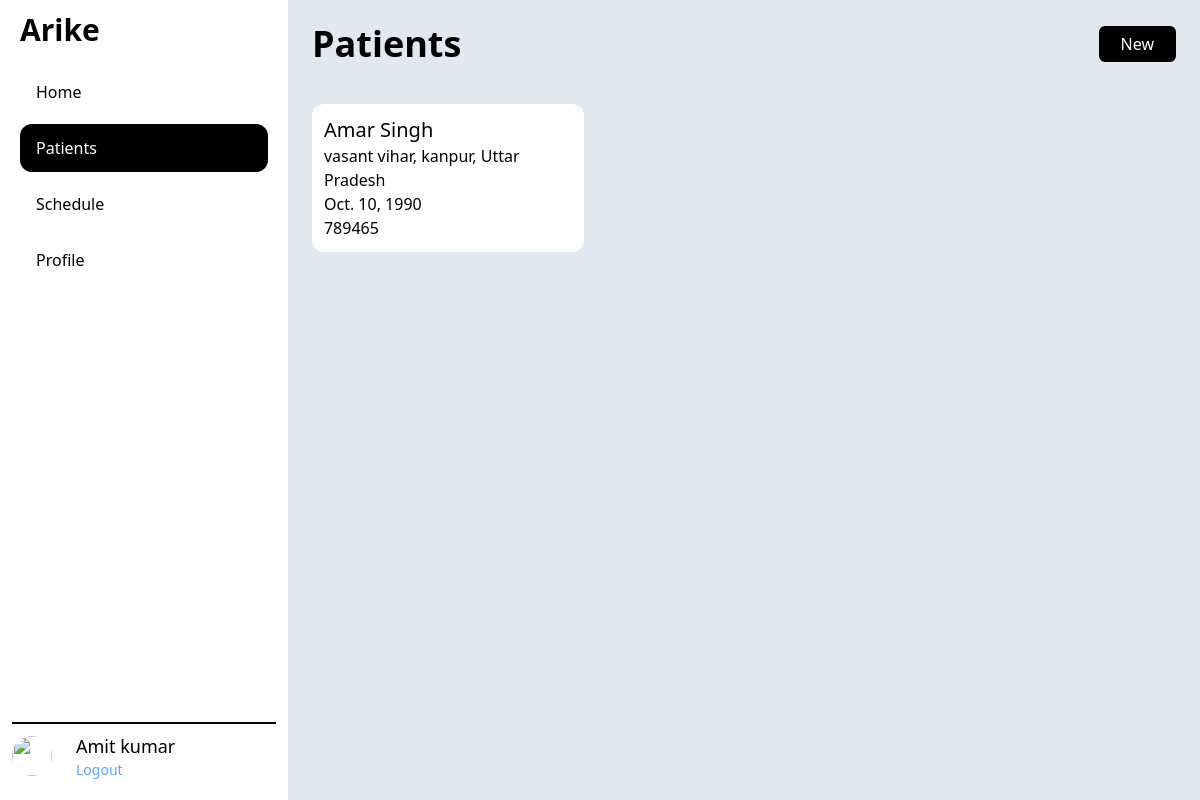
The app's page /patient/ (signed in), older data.
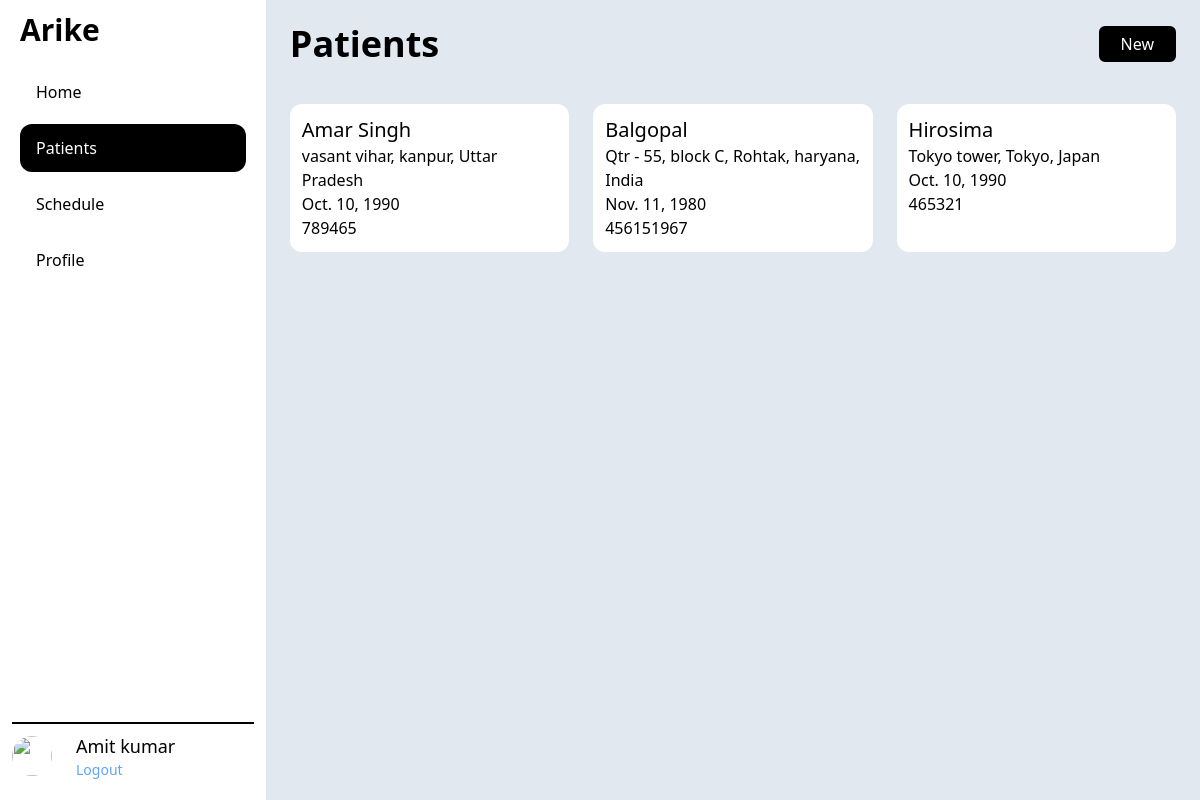
The same page, newer data.
### patient/models.py (models this page shows, shortened)
class Patient(models.Model):
    full_name = models.CharField(max_length=TEXT_LENGTH)
    date_of_birth = models.DateField()
    address = models.TextField()
    landmark = models.CharField(max_length=TEXT_LENGTH, blank=True)
    phone = models.IntegerField()
    gender = models.CharField(choices=GENDER_CHOICES, max_length=TEXT_LENGTH)
    emergency_phone_number = models.IntegerField()
    expired_time = models.DateTimeField(null=True, blank=True)
    ward = models.CharField(max_length=TEXT_LENGTH)
    facility = models.ForeignKey(Facility, on_delete=models.CASCADE)

### patient/views.py (the view)
# urls.py: path('', views.PatientListView.as_view(), name="patient_list"),
class PatientListView(LoginRequiredMixin, generic.ListView):
    model = Patient

### patient/templates/patient/patient_list.html
{% extends "base.html" %}
{% block content %}
    <div class="flex justify-between items-center">
        <h1 class="text-4xl font-bold">Patients</h1>
        <a href="{% url 'patient:patient_form' %}">
            <span class="inline-block rounded-md border-2 border-black cursor-pointer px-5 py-1 bg-black text-white">New</span>
        </a>
    </div>
    <section class="mt-10">
        <ul class="grid grid-cols-2 md:grid-cols-3 gap-6">
            {% for patient in patient_list %}
                <li>
                    <a href="{% url 'patient:patient_detail' patient.id %}">
                        <div class="h-full p-3 bg-white rounded-xl">
                            <h3 class="text-xl font-medium">{{patient.full_name}}</h3>
                            <p>{{patient.address}}</p>
                            <p>{{patient.date_of_birth}}</p>
                            <p>{{patient.phone}}</p>
                        </div>
                    </a>
                </li>
            {% endfor %}
        </ul>
    </section>
{% endblock %}

Row changes from the older to the newer data that the page shows:
added Patient: full_name "Balgopal", address "Qtr - 55, block C, Rohtak, haryana, India", date_of_birth "Nov. 11, 1980", phone "456151967"
added Patient: full_name "Hirosima", address "Tokyo tower, Tokyo, Japan", date_of_birth "Oct. 10, 1990", phone "465321"
